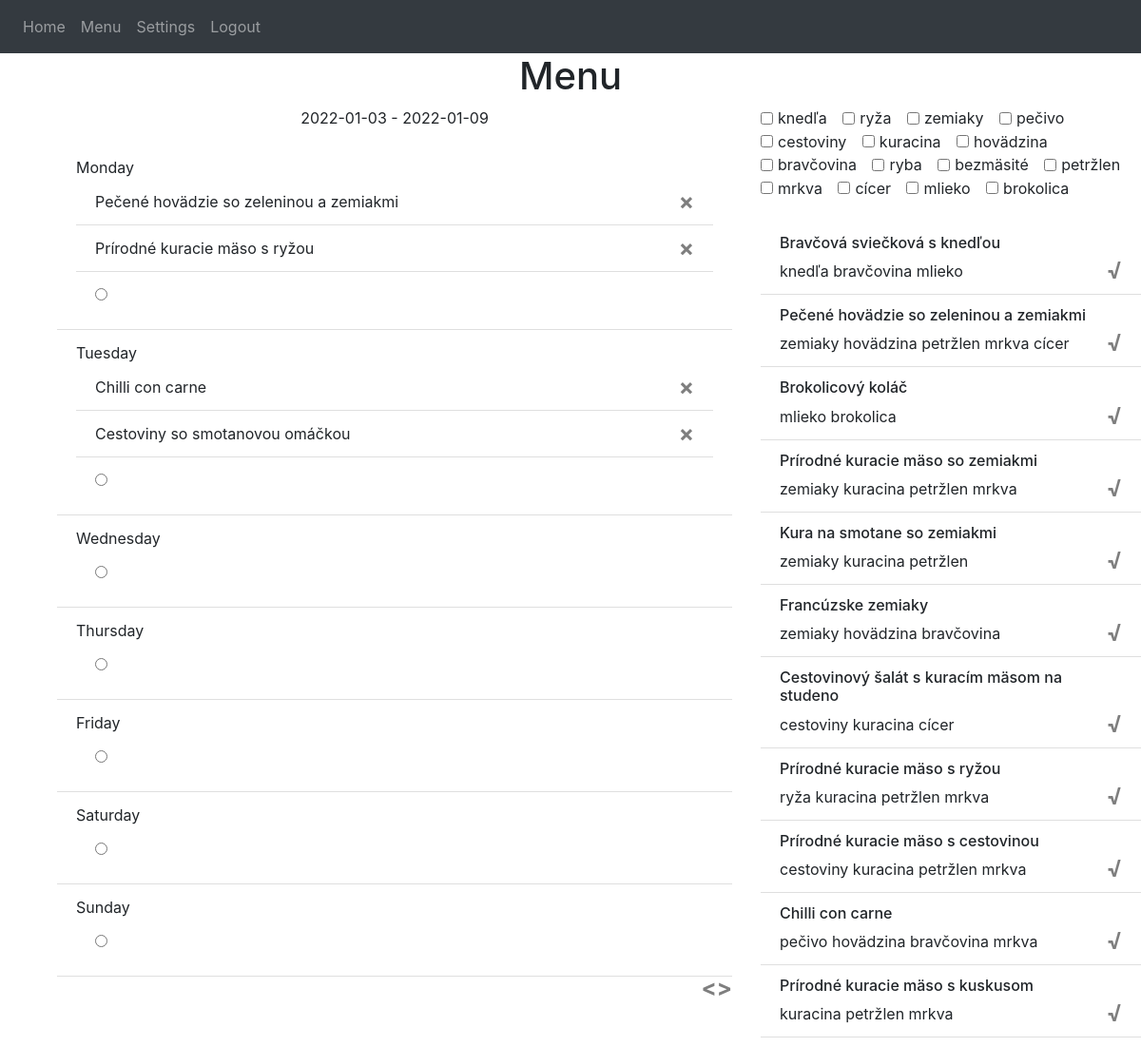
Screenshot of /menu (signed in) with the database file from the repository.
### src/models.py (models this page shows)
class Food(db.Model):
    __tablename__ = "foods"
    id = db.Column(db.Integer, primary_key=True)
    name = db.Column(db.String(100))
    data = db.Column(db.String(10000))
    date = db.Column(db.DateTime(timezone=True), default=func.now())
    lastServed = db.Column(db.Date, default=datetime.date(2021, 12, 10))
    value = db.Column(db.Float())
    user_id = db.Column(db.Integer, db.ForeignKey('users.id'))
    categories = db.relationship(
        'Category', secondary='food_category', back_populates='foods')
    menus = db.relationship('Menu', secondary='food_menu',
                            back_populates='foods', lazy='dynamic')

class Category(db.Model):
    __tablename__ = "categories"
    id = db.Column(db.Integer, primary_key=True)
    name = db.Column(db.String(100))
    value = db.Column(db.Float())
    immediateValue = db.Column(db.Float())
    user_id = db.Column(db.Integer, db.ForeignKey('users.id'))
    foods = db.relationship(
        'Food', secondary='food_category', back_populates='categories')

### src/views.py (the view)
@views.route('/menu', methods=['GET', 'POST'])
@login_required
def menu():
    foodlist = get_food_list(current_user, date(2021, 12, 28))
    mydate = request.args.get('date')
    categories_checked = request.args.get('categories')
    if mydate:
        mydate = datetime.strptime(mydate, "%Y-%m-%d").date()
        menu = get_menu(current_user, mydate.isocalendar().year,
                        mydate.isocalendar().week)
    else:
        menu = get_menu(current_user)
    if categories_checked:
        categories_checked = categories_checked.split(',')
        foodlist = filter_food_list(foodlist, categories_checked)
        categories = build_categories(current_user, categories_checked)
    else:
        categories = build_categories(current_user)
    return render_template("menu.html", user=current_user, foodlist=foodlist, menu=menu, categories=categories)

### src/__init__.py (called while the page is built)
def create_app():
    app = Flask(__name__)
    app.config['SECRET_KEY'] = 'tajny klucik'
    app.config['SQLALCHEMY_DATABASE_URI'] = f'sqlite:///{DB_NAME}'
    app.config['UPLOAD_FOLDER'] = configuration.UPLOAD_FOLDER
    db.init_app(app)
    from .views import views
    from .auth import auth
    app.register_blueprint(views, url_prefix='/')
    app.register_blueprint(auth, url_prefix='/')
    from .models import User, Food, Category, FoodCategory
    create_database(app)
    login_manager = LoginManager()
    login_manager.login_view = 'auth.login'
    login_manager.init_app(app)
    @login_manager.user_loader
    def load_user(id):
        return User.query.get(int(id))
    return app

### src/build.py (called while the page is built)
def build_categories(user, showCategories: list = None) -> dict:
    categories = {cat.id: {'checked': 0, 'name': cat.name}
                  for cat in user.categories}
    if showCategories is not None:
        for x in showCategories:
            categories[int(x)]['checked'] = 1
    return categories

### src/menuview.py (called while the page is built)
def get_menu(user, year: int = None, weekNumber: int = None) -> dict:
    if year is None and weekNumber is None:
        return select_week(user, dt.date.today().isocalendar().year, dt.date.today().isocalendar().week)
    return select_week(user, year, weekNumber)

### src/recommend.py (called while the page is built)
def get_food_list(user, date) -> dict:
    dataframe = get_correct_dataframe(user, date)
    sortedListofID = dataframe.sort_values(
        'value', axis=0, ascending=False).index.tolist()
    return build_dict(sortedListofID)

def build_dict(idList: list) -> dict:
    return dict([make_dict_keyval(k) for k in idList])

def make_dict_keyval(key: int):
    food = Food.query.get(key)
    value = {"name": food.name,
             "categories": [(x.id, x.name) for x in food.categories]}
    return (key, value)

def get_correct_dataframe(user, date) -> pd.DataFrame:
    foods = pd.read_sql(f"select * from foods where user_id = {user.id}", db.engine).drop(
        ['date', 'user_id'], axis='columns')['id']
    categories = pd.read_sql(
        f"select * from categories where user_id = {user.id}", db.engine)['id']
    foods = pd.DataFrame(foods)
    matrix = foods.join(pd.DataFrame(
        [[0. for x in categories.tolist()]],
        index=foods.index,
        columns=categories.tolist()
    ))
    matrix['date_value'] = 0
    computedMatrix = compute_value(create_matrix(
        user, matrix, date), create_scalar(categories))
    return computedMatrix

### src/templates/menu.html (shortened to what this page needs)
{% extends "base.html" %}
{% block content %}
<h1 align="center">Menu</h1>
<div class="container">
    <div class="row">
        <div class="col-8">
            <p style="text-align: center;">{{menu['Monday']['date']|string+' - '+menu['Sunday']['date']|string}}</p>
            <ul class="list-group list-group-flush" id="menu">
            {% for day in menu %}
            <li class="list-group-item">
                {{day}}
                <ul class="list-group list-group-flush">
                {% for item in menu[day]['foods'] %}
                    <li class="list-group-item">
                        {{item[1]}}
                        <button type="button" class="close" onClick="deleteMenuFood({{ menu[day]['menu_id']}} , {{item[0]}} )">
                            <span aria-hidden="true">&times;</span>
                        </button>
                    </li>
                {% endfor %}
                <li class="list-group-item">
                    <input type="radio" name="weekday" value="{{menu[day]['date']}}">
                </li>
                </ul>
            </li>
            {% endfor %}
            </ul>
            <div style="text-align: center;">
                <button type="button" class="close" onClick="changeToPage({{  '"'+menu['Monday']['nextweek']|string+'"'  }})">
                    <span aria-hidden="true">&gt;</span>
                </button>
                <button type="button" class="close" onClick="changeToPage({{  '"'+menu['Monday']['beforeweek']|string+'"'  }})">
                    <span aria-hidden="true">&lt;</span>
                </button>
            </div>
        </div>
        <div class="col-4">
            <div style="position: fixed;">
                <div>
                    {% for cat in categories %}
                    <div class="form-check form-check-inline">
                        <input type="checkbox" class="form-check-input" id="{{cat}}" autocomplete="off" value="{{cat}}" name="categoryfilter"
                        {% if categories[cat]['checked'] == 1 %} checked  {% endif %}>
                        <label class="form-check-label" for="{{cat}}">{{ categories[cat]['name'] }}</label>
                    </div>
                    {% endfor %}
                </div>
                <br>
                <div>
                    <ul class="list-group list-group-flush" id="foods">
                        {% for food in foodlist %}
                        <li class="list-group-item">
                            <h6>{{foodlist[food]['name']}}</h6>
                            <div>
                                {% for category in foodlist[food]['categories']%}
                                    {{category[1]}}
                                {% endfor %}
                                <button type="button" class="close" onClick="addToMenu({{ food }})">
                                    <span aria-hidden="true">&radic;</span>
                                </button>
                            </div>
                        </li>
                        {% endfor %}
                    </ul>
                </div>
            </div>
        </div>
    </div>
</div>
{% endblock %}

### rows the page displays
Food: name "Pečené hovädzie so zeleninou a zemiakmi", name "Pečené hovädzie so zeleninou a zemiakmi"
Food: name "Prírodné kuracie mäso s ryžou", name "Prírodné kuracie mäso s ryžou"
Food: name "Chilli con carne", name "Chilli con carne"
Food: name "Cestoviny so smotanovou omáčkou"
Category: name "knedľa", name "knedľa"
Category: name "ryža", name "ryža"
Category: name "zemiaky", name "zemiaky"
Category: name "pečivo", name "pečivo"
Category: name "cestoviny", name "cestoviny"
Category: name "kuracina", name "kuracina"
Category: name "hovädzina", name "hovädzina"
Category: name "bravčovina", name "bravčovina"
Category: name "ryba"
Category: name "bezmäsité"
Category: name "petržlen", name "petržlen"
Category: name "mrkva", name "mrkva"
Category: name "cícer", name "cícer"
Category: name "mlieko", name "mlieko"
Category: name "brokolica", name "brokolica"
Food: name "Bravčová sviečková s knedľou"
Food: name "Brokolicový koláč"
Food: name "Prírodné kuracie mäso so zemiakmi"
Food: name "Kura na smotane so zemiakmi"
Food: name "Francúzske zemiaky"
Food: name "Cestovinový šalát s kuracím mäsom na studeno"
Food: name "Prírodné kuracie mäso s cestovinou"
Food: name "Prírodné kuracie mäso s kuskusom"

### other values shown
{{ menu['Monday']['date']|string+' - '+menu['Sunday']['date']|string }} "2022-01-03 - 2022-01-09"
{{ day }} "Monday" "Tuesday" "Wednesday" "Thursday" "Friday" "Saturday" "Sunday"
